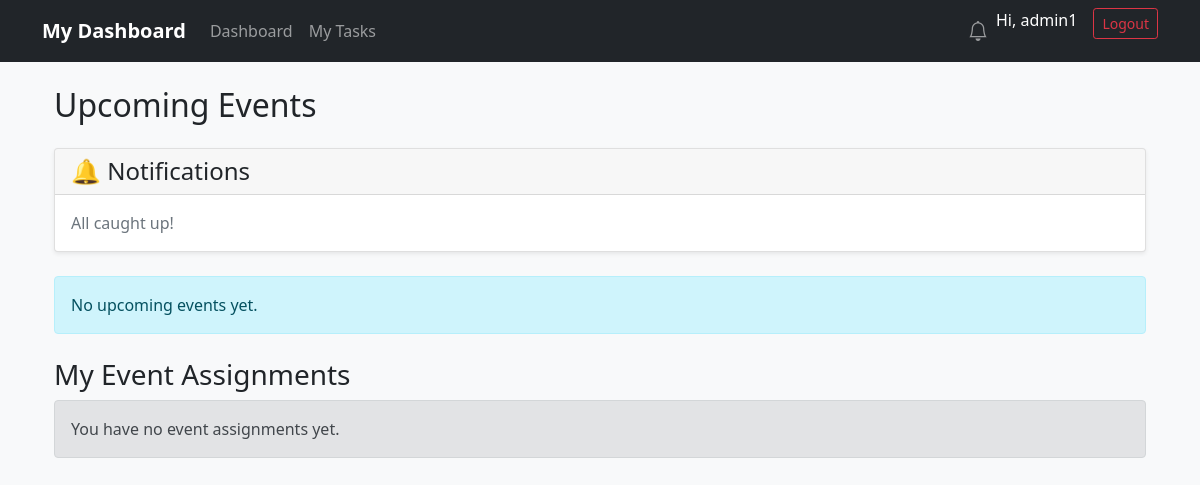
/staff/event/ (signed in), run on an earlier commit of the app's database.
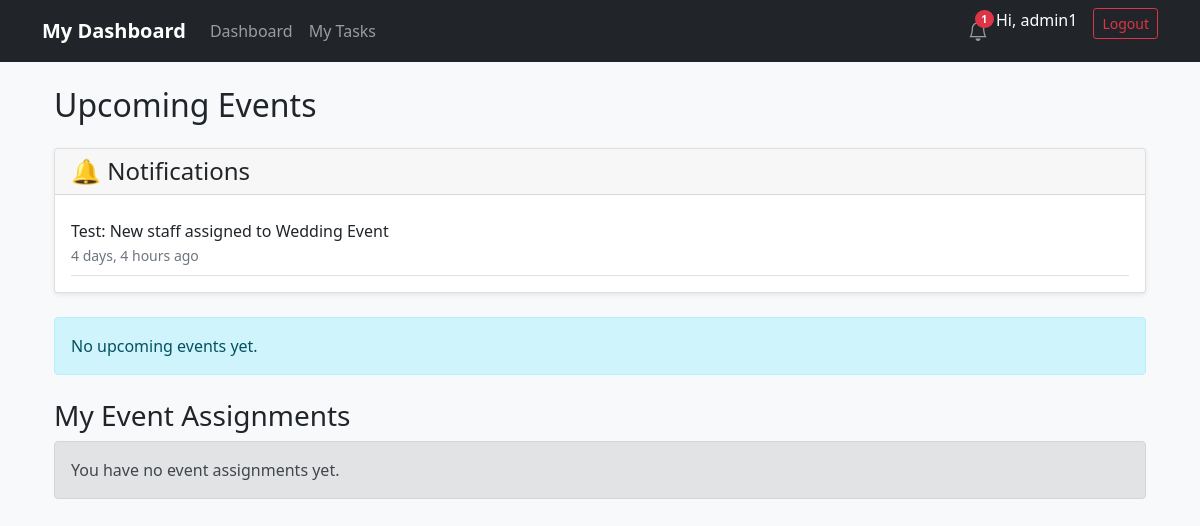
And on a later commit of the database.
### staff/models.py (models this page shows, shortened)
class Staff(models.Model):
    user = models.OneToOneField(User, on_delete=models.CASCADE, null=True, blank=True)
    name = models.CharField(max_length=100)
    email = models.EmailField(unique=True, blank=True, null=True)
    phone = EncryptedCharField(max_length=255)
    whatsapp = EncryptedCharField(max_length=255)
    role = models.ForeignKey(Role, on_delete=models.SET_NULL, null=True, blank=True)
    is_active = models.BooleanField(default=True)
    address = EncryptedTextField(max_length=355)
    next_of_kin = EncryptedCharField(max_length=255)
    emergency_contact_name = models.CharField(max_length=100)
    emergency_contact_phone = EncryptedCharField(max_length=255)
    reliability_score = models.IntegerField(default=100, help_text="Reliability score 0-100")
    reliability_notes = models.TextField(blank=True, null=True)
    annual_leave_balance = models.PositiveIntegerField(default=20)
    sick_leave_balance = models.PositiveIntegerField(default=10)
    casual_leave_balance = models.PositiveIntegerField(default=5)
    APPROVAL_REQUIRED_FIELDS = ['address', 'next_of_kin', 'emergency_contact_name', 'emergency_contact_phone']
    DIRECT_UPDATE_FIELDS = ['name', 'email', 'phone', 'whatsapp', 'role', 'is_active']

class Notification(models.Model):
    NOTIFICATION_TYPES = [
        ('assignment', 'Assignment'),
        ('incident', 'Incident'),
        ('leave', 'Leave'),
        ('general', 'General'),
    ]
    ACTION_CHOICES = [
        ('accept', 'Accept'),
        ('reject', 'Reject'),
        ('accept_action', 'Accept Action'),
        ('reject_action', 'Reject Action'),
    ]
    SENDER_TYPE_CHOICES = [
        ('staff', 'Staff'),
        ('admin', 'Admin')
    ]
    user = models.ForeignKey(settings.AUTH_USER_MODEL, on_delete=models.CASCADE, related_name='notifications')
    sender = models.ForeignKey(settings.AUTH_USER_MODEL, on_delete=models.CASCADE, related_name='sent_notifications')
    sender_type = models.CharField(max_length=10, choices=SENDER_TYPE_CHOICES)
    title = models.CharField(max_length=255)
    message = models.TextField()
    notification_type = models.CharField(max_length=20, choices=NOTIFICATION_TYPES, default='general')
    related_event = models.ForeignKey('Event', on_delete=models.CASCADE, null=True, blank=True)
    related_assignment = models.ForeignKey('Assignment', on_delete=models.CASCADE, null=True, blank=True)
    is_read = models.BooleanField(default=False)
    read_by = models.ForeignKey(settings.AUTH_USER_MODEL, on_delete=models.SET_NULL, related_name='read_notifications', null=True, blank=True)
    read_at = models.DateTimeField(null=True, blank=True)
    action_required = models.CharField(max_length=255, blank=True, null=True)
    action_response = models.CharField(max_length=20, choices=ACTION_CHOICES, blank=True, null=True)
    action_responded_at = models.DateTimeField(null=True, blank=True)
    created_at = models.DateTimeField(auto_now_add=True)
    is_dismissable = models.BooleanField(default=False)
    class Meta:
        ordering = ['-created_at']
        indexes = [
            models.Index(fields=['user', 'is_read']),
            models.Index(fields=['sender', 'created_at']),
        ]
    @property
    def link(self):  # <-- ADD THIS
        if self.related_assignment:
            return f"/staff/event/{self.related_assignment.event.id}/"
        if self.related_event:
            return f"/staff/event/{self.related_event.id}/"
        return "#"

### staff/views.py (the view)
# urls.py: path('event/', views.EventListView.as_view(), name='event_list'),
class EventListView(LoginRequiredMixin, ListView):
    login_url = 'staff:staff_login'
    model = Event
    template_name = 'staff/event_list.html'
    context_object_name = 'events'
    def get_queryset(self):
        today = timezone.now().date()
        if hasattr(self.request.user, 'staff'):
            staff = self.request.user.staff
            event_ids = Assignment.objects.filter(staff=staff).values_list('event_id', flat=True)
            return Event.objects.filter(id__in=event_ids, start_time__date__gte=today).order_by('start_time')
        else:
            return Event.objects.filter(start_time__date__gte=today).order_by('start_time')
    def get_context_data(self, **kwargs):
        context = super().get_context_data(**kwargs)
        user = self.request.user
        context['notifications'] = Notification.objects.filter(user=user).order_by('-created_at')[:10]
        context['unread_notification_count'] = Notification.objects.filter(user=user, is_read=False).count()
        if hasattr(user, 'staff'):
            context['assignments'] = Assignment.objects.filter(staff=user.staff)
        else:
            for event in context['events']:
                event.accepted_count = Assignment.objects.filter(event=event, status='accepted').count()
                event.declined_count = Assignment.objects.filter(event=event, status='declined').count()
        return context

### staff/context_processors.py (called while the page is built)
def notifications(request):
    if request.user.is_authenticated:
        unread_count = request.user.notifications.filter(is_read=False).count()
        recent_notifications = request.user.notifications.order_by('-created_at')[:5]
        return {
            'unread_notification_count': unread_count,
            'notifications': recent_notifications
        }
    return {}

### staff/fields.py (called while the page is built)
def _get_cipher():
    key = settings.FERNET_KEY
    if not key:
        return None
    return Fernet(key.encode())

    def from_db_value(self, value, expression, connection):
        if value is None: return value
        cipher = _get_cipher()
        if not cipher: return value
        try:
            return cipher.decrypt(value.encode()).decode()
        except (InvalidToken, ValueError):
            return value

    def from_db_value(self, value, expression, connection):
        if value is None: return value
        cipher = _get_cipher()
        if not cipher: return value
        try:
            return cipher.decrypt(value.encode()).decode()
        except (InvalidToken, ValueError):
            return value

### staff/templates/staff/event_list.html (shortened to what this page needs)
{% extends 'staff/base.html' %}
{% block content %}
<div class="container mt-4">
  <div class="d-flex justify-content-between align-items-center mb-3">
    <h2>Upcoming Events</h2>
  </div>
  <div class="card mb-4">
    <div class="card-header">
      <h4 class="mb-0">🔔 Notifications</h4>
    </div>
    <div class="card-body">
      {% for notif in notifications %}
        <div class="d-flex justify-content-between align-items-center border-bottom py-2">
          <div>
            {{ notif.message }}
            <br><small class="text-muted">{{ notif.created_at|timesince }} ago</small>
          </div>
        </div>
      {% empty %}
        <p class="text-muted mb-0">All caught up!</p>
      {% endfor %}
    </div>
  </div>
  {% if events %}
    <div class="list-group mb-4">
      {% for event in events %}
        <a href="{% url 'staff:event_detail' event.pk %}"
           class="list-group-item list-group-item-action d-flex justify-content-between align-items-center">
          <div>
            <h5 class="mb-1">{{ event.name }}</h5>
            <small class="text-muted">
              {{ event.date|date:"F j, Y" }} - {{ event.start_time|time:"g:i A" }}
            </small>
            {% if not request.user.staff %}
              <br><small>✅ {{ event.accepted_count }} | ❌ {{ event.declined_count }}</small>
            {% endif %}
          </div>
          <div>
            {% if event.status == 'Scheduled' %}
              <span class="badge bg-success">{{ event.status }}</span>
            {% elif event.status == 'Cancelled' %}
              <span class="badge bg-danger">{{ event.status }}</span>
            {% else %}
              <span class="badge bg-secondary">{{ event.status }}</span>
            {% endif %}
          </div>
        </a>
      {% endfor %}
    </div>
  {% else %}
    <div class="alert alert-info">No upcoming events yet.</div>
  {% endif %}
  {% if request.user.staff %}
  <h3 class="mt-4">My Event Assignments</h3>
  {% if assignments %}
    <div class="table-responsive">
      <table class="table table-striped align-middle">
        <thead>
          <tr>
            <th>Event</th>
            <th>Role</th>
            <th>Date</th>
            <th>Status</th>
            <th>Action</th>
          </tr>
        </thead>
        <tbody>
          {% for assignment in assignments %}
            <tr>
              <td>{{ assignment.event.name }}</td>
              <td>{{ assignment.role }}</td>
              <td>{{ assignment.event.date|date:"M j, Y" }}</td>
              <td>
                {% if assignment.status == 'accepted' %}
                  <span class="badge bg-success">Accepted</span>
                {% elif assignment.status == 'declined' %}
                  <span class="badge bg-danger">Declined</span>
                {% else %}
                  <span class="badge bg-warning text-dark">Pending</span>
                {% endif %}
              </td>
              <td>
                {% if assignment.status == 'pending' %}
                  <a href="{% url 'staff:accept_assignment' assignment.pk %}" class="btn btn-sm btn-success">Accept</a>
                  <a href="{% url 'staff:decline_assignment' assignment.pk %}" class="btn btn-sm btn-danger">Decline</a>
                {% else %}
                  <small class="text-muted">No action</small>
                {% endif %}
              </td>
            </tr>
          {% endfor %}
        </tbody>
      </table>
    </div>
  {% else %}
    <div class="alert alert-secondary">You have no event assignments yet.</div>
  {% endif %}
  {% endif %}
</div>
{% endblock %}

### staff/templates/staff/base.html (shortened to what this page needs)
{% load static %}
<!DOCTYPE html>
<html lang="en">
<head>
    <link href="https://cdn.jsdelivr.net/npm/bootstrap@5.1.3/dist/css/bootstrap.min.css" rel="stylesheet">
    <link rel="stylesheet" href="https://cdn.jsdelivr.net/npm/flatpickr/dist/flatpickr.min.css">
    <link href="https://cdn.jsdelivr.net/npm/select2@4.1.0-rc.0/dist/css/select2.min.css" rel="stylesheet" />
    <link href="https://cdn.jsdelivr.net/npm/select2-bootstrap-5-theme@1.3.0/dist/select2-bootstrap-5-theme.min.css" rel="stylesheet" />
    <link rel="stylesheet" href="https://cdn.jsdelivr.net/npm/bootstrap-icons@1.10.5/font/bootstrap-icons.css">
    <link rel="stylesheet" href="{% static 'staff/css/custom.css' %}">
</head>
<body>
    <nav class="navbar navbar-expand-lg navbar-dark bg-dark mb-4">
        <div class="container">
            <a class="navbar-brand" href="{% if user.staff %}{% url 'staff:my_dashboard' %}{% else %}{% url 'staff:event_list' %}{% endif %}">
                {% if user.staff %}
                    My Dashboard
                {% else %}
                    Staff Manager
                {% endif %}
            </a>
            <div class="collapse navbar-collapse" id="navbarNav">
                <div class="navbar-nav me-auto">
                    {% if user.staff %}
                        <a class="nav-link" href="{% url 'staff:my_dashboard' %}">Dashboard</a>
                        <a class="nav-link" href="{% url 'staff:task_list' %}">My Tasks</a>
                    {% else %}
                        <a class="nav-link" href="{% url 'staff:event_list' %}">Events</a>
                        <a class="nav-link" href="{% url 'staff:staff_list' %}">Staff</a>
                        <a class="nav-link" href="{% url 'staff:recruitment_list' %}">Recruitment</a>
                        <a class="nav-link" href="{% url 'staff:task_list' %}">Tasks</a>
                    {% endif %}
                </div>
                {% if user.is_authenticated %}
                <ul class="navbar-nav">
                    <li class="nav-item dropdown">
                        <a class="nav-link position-relative" href="#" id="notificationsDropdown" role="button" data-bs-toggle="dropdown" aria-expanded="false">
                          <i class="bi bi-bell fs-5"></i>
                            {% if unread_notification_count > 0 %}
                              <span class="badge bg-danger rounded-pill notification-badge">{{ unread_notification_count }}</span>
                            {% endif %}
                        </a>
                    </li>
                    <li class="nav-item">
                      <span class="navbar-text text-white me-3">
                          Hi, {% if user.staff %}{{ user.staff.name }}{% else %}Admin{% endif %}
                      </span>
                    </li>
                    <li class="nav-item">
                        <a class="btn btn-outline-danger btn-sm" href="{% url 'staff:staff_logout' %}">Logout</a>
                    </li>
                </ul>
                {% endif %}
            </div>
        </div>
    </nav>
    <div class="container">
        {% block content %}
        {% endblock %}
    </div>
</body>
</html>

### staff/templates/staff/base.html (style rules this page uses)
body { background-color: #f8f9fa; }
.navbar-brand { font-weight: 600; }
.card { box-shadow: 0 0.125rem 0.25rem rgba(0, 0, 0, 0.075); }
.notification-badge { position: absolute; top: 2px; right: 2px; font-size: 0.65rem; }

What changed in the data, as far as the page shows it:
added Notification: message "Test: New staff assigned to Wedding Event", created_at "4 days, 4 hours"
Also different on the page:
{{ unread_notification_count }}: (not shown) → "1"
text no longer shown: "All caught up!"
